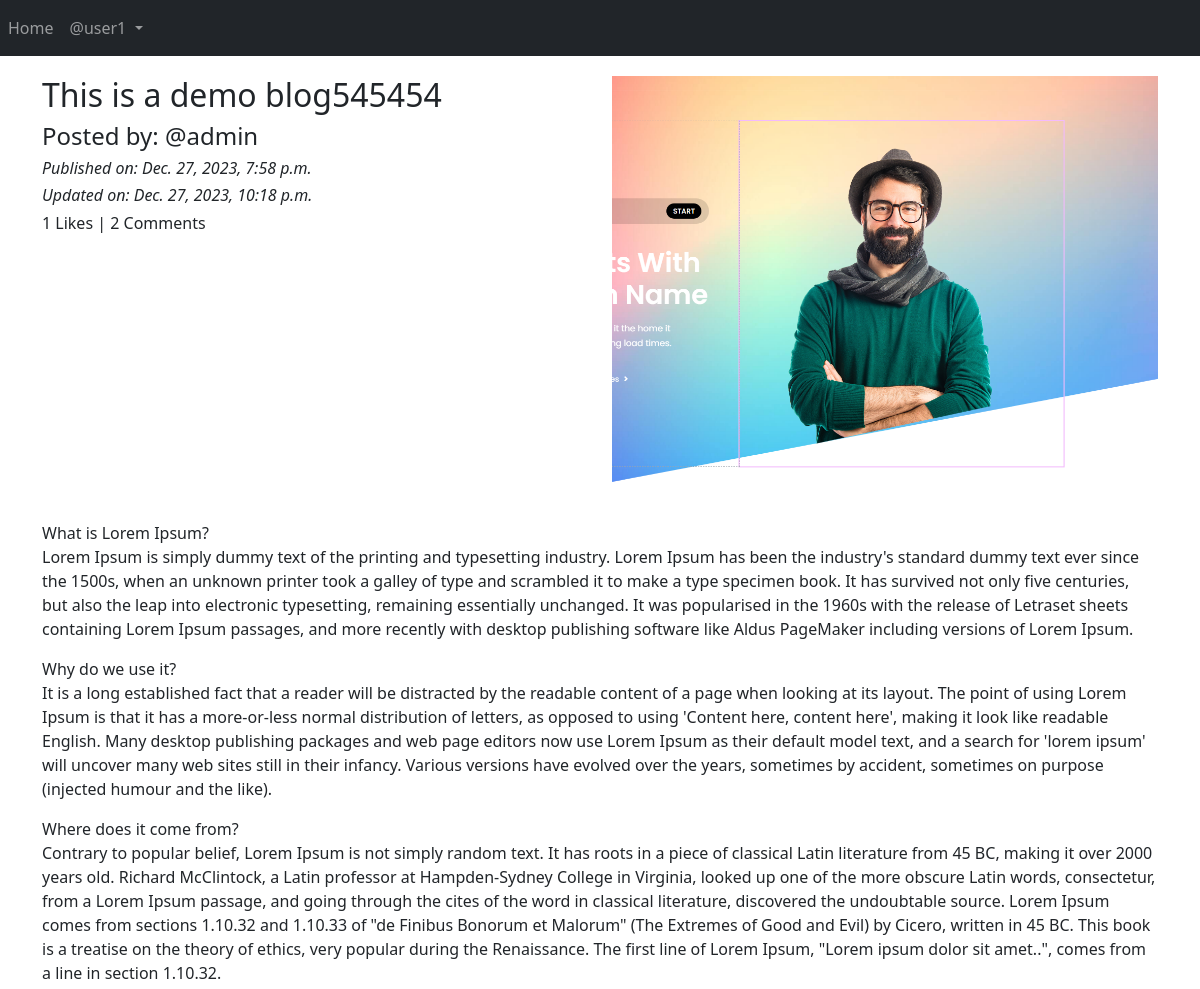
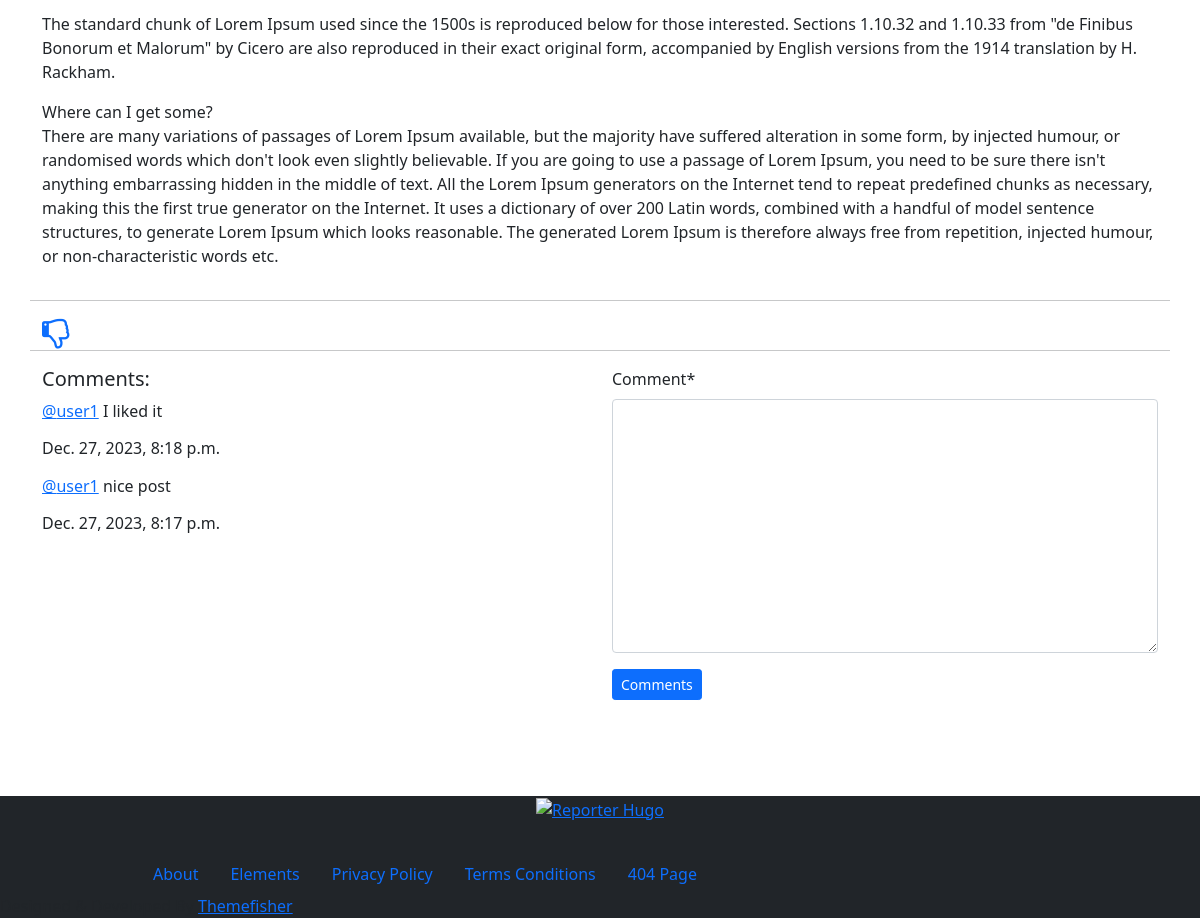
The app's page /blog/details/This-is-a-demo-blog-561f72af-884a-4474-a2ce-54ab0b8508d7/ (signed in) with its own data (2 pictures, top to bottom).
### app_blog/models.py (models this page shows, shortened)
class Blog(models.Model):
    author = models.ForeignKey(User, on_delete=models.CASCADE, related_name='post_author')
    blog_title = models.CharField(max_length=264, verbose_name="Enter a Title")
    slug = models.SlugField(max_length=300, unique=True)
    blog_content = models.TextField(verbose_name="Enter your Post here")
    blog_image = models.ImageField(upload_to='blog_images', verbose_name='Image')
    publish_date = models.DateTimeField(auto_now_add=True)
    update_date = models.DateTimeField(auto_now=True)
    class Meta:
        ordering = ('-publish_date',)

class Comment(models.Model):
    blog = models.ForeignKey(Blog, on_delete=models.CASCADE, related_name='blog_comment')
    user = models.ForeignKey(User, on_delete=models.CASCADE, related_name='user_comment')
    comment = models.TextField()
    comment_date = models.DateTimeField(auto_now_add=True)
    class Meta:
        ordering = ('-comment_date',)

### app_blog/views.py (the view, shortened to what this page needs)
# urls.py: path('details/<slug:slug>/', views.blog_details, name='blog_details'),
@login_required
def blog_details(request, slug):
    blog = Blog.objects.get(slug=slug)
    comment_form = CommentForm()
    already_liked = Likes.objects.filter(blog=blog, user=request.user)
    if already_liked:
        liked = True
    else:
        liked = False
    return render(request, 'app_blog/blog_details.html', context={'blog':blog, 'comment_form':comment_form, 'liked':liked})

### app_blog/forms.py
class CommentForm(forms.ModelForm):
  class Meta:
    model = Comment
    fields = ('comment',)

### templates/app_blog/blog_details.html (shortened to what this page needs)
{% extends 'base.html' %}
{% load crispy_forms_tags %}
{% block body %}
<div class="row">
  <div class="col-sm-6">
    <h2>{{ blog.blog_title }}</h2>
    <h4>Posted by: @{{ blog.author }}</h4>
    <i><h6>Published on: {{ blog.publish_date }}</h6></i>
    <i><h6>Updated on: {{ blog.update_date }}</h6></i>
    <h6>{{ blog.liked_blog.count }} Likes | {{ blog.blog_comment.count }} Comments</h6>
  </div>
  <div class="col-sm-6">
    <img src="/media/{{ blog.blog_image }}" alt="{{blog.blog_title}}" width="100%">
  </div>
</div>
<div class="row">
  <p>
    {{ blog.blog_content|linebreaks }}
  </p>
  <hr>
</div>
  {% if not liked %}
  <a href="{% url 'app_blog:liked_post' pk=blog.pk %}">
    <i class="fa fa-thumbs-o-up fa-2x" aria-hidden="true"></i>
  </a>
  {% else %}
  <a href="{% url 'app_blog:unliked_post' pk=blog.pk %}">
    <i class="fa fa-thumbs-o-down fa-2x" aria-hidden="true"></i>
  </a>
  {% endif %}
<div class="row">
  <hr>
  <div class="col-sm-6">
    <h5>Comments:</h5>
    {% for comment in blog.blog_comment.all %}
    <p><a href="#">@{{ comment.user }}</a> {{comment.comment}}<br><h6>{{comment.comment_date}}</h6></p>
    {% endfor %}
  </div>
  <div class="col-sm-6">
    <form method="POST">
      {{ comment_form|crispy }}
      <button class="btn btn-primary btn-sm">Comments</button>
    </form>
  </div>
</div>
<br><br>
{% endblock %}

### templates/base.html (shortened to what this page needs)
{% load static %}
<!doctype html>
<html lang="en">
  <head>
    <link href="https://cdn.jsdelivr.net/npm/bootstrap@5.1.3/dist/css/bootstrap.min.css" rel="stylesheet">
    <link rel="stylesheet" href="{% static 'style.css' %}">
    <link rel="stylesheet" href="https://maxcdn.bootstrapcdn.com/font-awesome/4.7.0/css/font-awesome.min.css">
  </head>
  <body>
    <nav class="navbar navbar-expand-sm bg-dark navbar-dark">
        <ul class="navbar-nav me-auto mb-2 mb-lg-0">
            <li class="nav-item active">
                <a href="{% url 'home' %}" class="nav-link">Home</a>
            </li>
            {% if user.is_authenticated %}
            <div class="nav-item dropdown">
              <a class="nav-link dropdown-toggle" data-bs-toggle="dropdown" href="#" role="button" aria-expanded="false">
                @{{user.username}}
              </a>
            </div>
            {% endif %}
        </ul>
    </nav>
    <div class="container" style="padding-top:20px">
      {% block body %}
      {% endblock %}
    </div>
  </body>
</html>
</html>
<footer class="bg-dark mt-5">
  <div class="container section">
    <div class="row">
      <div class="col-lg-10 mx-auto text-center">
        <a class="d-inline-block mb-4 pb-2" href="index.html">
          <img loading="prelaod" decoding="async" class="img-fluid" src="images/logo-white.png" alt="Reporter Hugo">
        </a>
        <ul class="p-0 d-flex navbar-footer mb-0 list-unstyled">
          <li class="nav-item my-0"> <a class="nav-link" href="about.html">About</a></li>
          <li class="nav-item my-0"> <a class="nav-link" href="article.html">Elements</a></li>
          <li class="nav-item my-0"> <a class="nav-link" href="privacy-policy.html">Privacy Policy</a></li>
          <li class="nav-item my-0"> <a class="nav-link" href="terms-conditions.html">Terms Conditions</a></li>
          <li class="nav-item my-0"> <a class="nav-link" href="404.html">404 Page</a></li>
        </ul>
      </div>
    </div>
  </div>
  <div class="copyright bg-dark content">Designed &amp; Developed By <a href="https://themefisher.com/">Themefisher</a></div>
</footer>
</body>
</html>

### records on screen
Blog: blog_title "This is a demo blog545454", author "admin", publish_date "Dec. 27, 2023, 7:58 p.m.", update_date "Dec. 27, 2023, 10:18 p.m.", liked_blog.count "1", blog_comment.count "2", blog_image (picture), blog_content "What is Lorem Ipsum? Lorem Ipsum is simply dummy text of the printing and typesetting industry. Lorem Ipsum has been the industry's standard dummy text ever since the 1500s, when an unknown printer took a galley of type and scrambled it to make a type specimen book. It has survived not only five centuries, but also the leap into electronic typesetting, remaining essentially unchanged. It was popularised in the 1960s with the release of Letraset sheets containing Lorem Ipsum passages, and more recently with desktop publishing software like Aldus PageMaker including versions of Lorem Ipsum. Why do we use it? It is a long established fact that a reader will be distracted by the readable…"
Comment: user "user1", comment "I liked it", comment_date "Dec. 27, 2023, 8:18 p.m."
Comment: user "user1", comment "nice post", comment_date "Dec. 27, 2023, 8:17 p.m."

### other values on screen
{{ user.username }} "user1"
